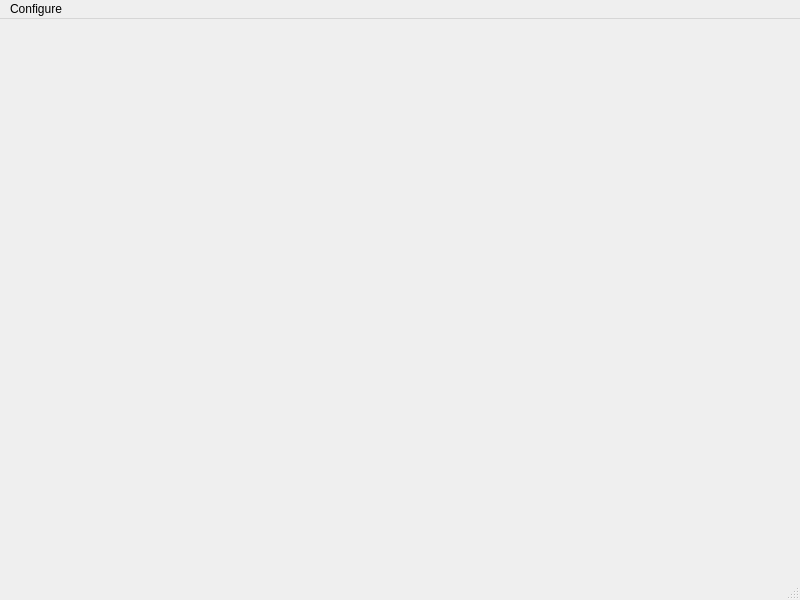
<?xml version="1.0" encoding="UTF-8"?>
<ui version="4.0">
 <class>MainWindow</class>
 <widget class="QMainWindow" name="MainWindow">
  <property name="geometry">
   <rect>
    <x>0</x>
    <y>0</y>
    <width>800</width>
    <height>600</height>
   </rect>
  </property>
  <property name="windowTitle">
   <string>MainWindow</string>
  </property>
  <widget class="QWidget" name="centralwidget">
   <layout class="QVBoxLayout" name="verticalLayout"/>
  </widget>
  <widget class="QMenuBar" name="menubar">
   <property name="geometry">
    <rect>
     <x>0</x>
     <y>0</y>
     <width>800</width>
     <height>22</height>
    </rect>
   </property>
   <widget class="QMenu" name="menuConfigure">
    <property name="title">
     <string>Configure</string>
    </property>
    <addaction name="actionSet_Model"/>
   </widget>
   <addaction name="menuConfigure"/>
  </widget>
  <widget class="QStatusBar" name="statusbar"/>
  <action name="actionSet_Model">
   <property name="text">
    <string>Set Model</string>
   </property>
  </action>
 </widget>
 <resources/>
 <connections/>
</ui>
